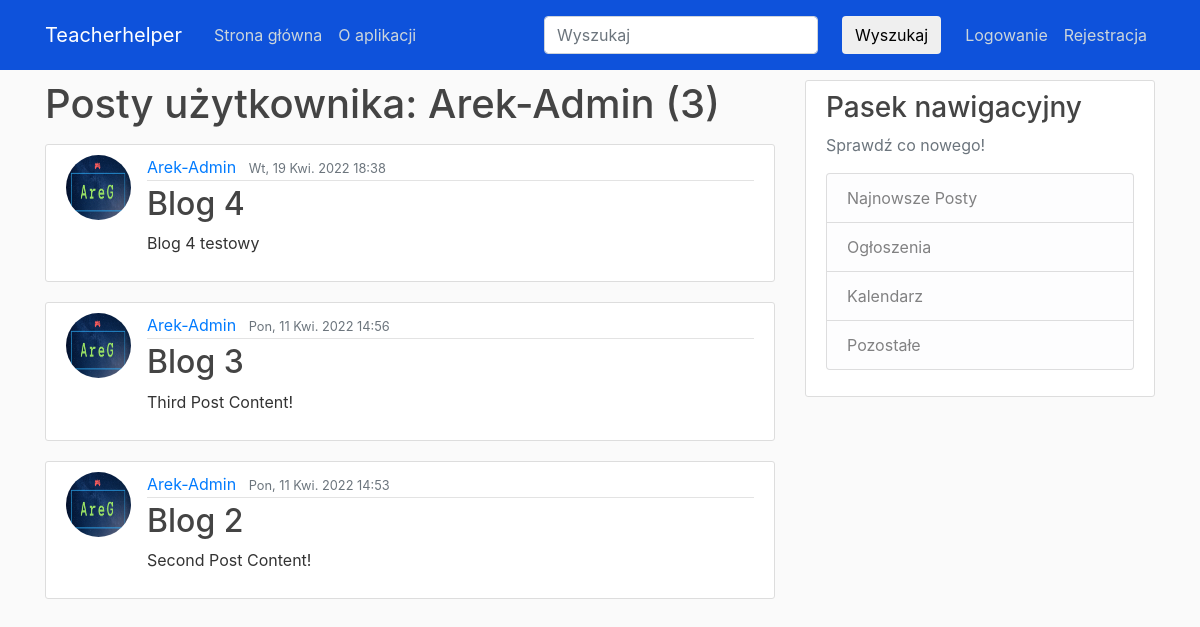
Page /user/Arek-Admin on the earlier database version.
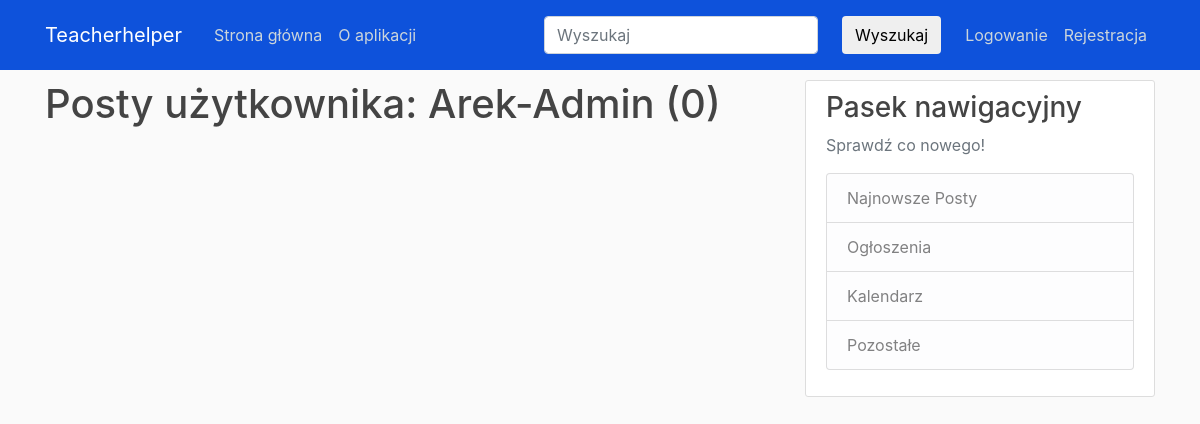
Same page on the later database version.
### blog/models.py (models this page shows, shortened)
class Post(models.Model):
    title = models.CharField(max_length=100, verbose_name='Temat zajęć: ')
    content = models.TextField(verbose_name='Materiały (linki, '
                                            'ciekawostki itp.): ', )
    uploaded_file = models.FileField(null=True, blank=True,
    upload_to='uploaded_files/',
    verbose_name='Dodaj jeden plik o dowolnym formacie lub paczkę w formacie .zip/.rar/.7z/.tar : ')
    visibility = models.BooleanField(
        verbose_name='Gdy zaznaczone - post będzie publiczny', default=True)
    date_posted = models.DateTimeField(default=timezone.now)
    author = models.ForeignKey(User, on_delete=models.CASCADE)

### users/models.py (models this page shows, shortened)
class Profile(models.Model):
    user = models.OneToOneField(User, on_delete=models.CASCADE)
    image = models.ImageField(default='default.jpg', upload_to='profile_pics', verbose_name='Avatar')

### blog/views.py (the view)
# urls.py: path('user/<username>', UserPostListView.as_view(), name='user-posts'),
class UserPostListView(ListView):
    model = Post
    template_name = 'blog/user_posts.html'
    context_object_name = 'posts'
    ordering = ['-date_posted']
    paginate_by = 5
    def get_queryset(self):
        if Post.visibility:
            user = get_object_or_404(User, username=self.kwargs.get('username'))
            return Post.objects.filter(author=user).order_by('-date_posted')

### blog/templates/blog/user_posts.html (shortened to what this page needs)
{% extends "blog/base.html" %}
{% block content %}
    <h1 class="mb-3">Posty użytkownika: {{ view.kwargs.username }} ({{ page_obj.paginator.count }})</h1>
    {% for post in posts %}
        {% if post.visibility == True or post.author.username == user.username %}
            <article class="media content-section">
            <img class="rounded-circle article-img" src="{{ post.author.profile.image.url }}">
            <div class="media-body">
                <div class="article-metadata">
                <a class="mr-2" href="{% url 'user-posts' post.author.username %}">{{ post.author }}</a>
                <small class="text-muted">{{ post.date_posted|date:'D, d N Y H:i' }}</small>
                </div>
                <h2><a class="article-title" href="{% url 'post-detail' post.id %}">{{ post.title }}</a></h2>
                <p class="article-content">{{ post.content }}</p>
            </div>
            </article>
        {% endif %}
        {% endfor %}
{% endblock content %}

Differences in the rows shown:
no longer on this page (row edited): Post: author.profile.image (picture), author "Arek-Admin", date_posted "Wt, 19 Kwi. 2022 18:38", title "Blog 4", content "Blog 4 testowy"
no longer on this page (row edited): Post: author.profile.image (picture), author "Arek-Admin", date_posted "Pon, 11 Kwi. 2022 14:56", title "Blog 3", content "Third Post Content!"
no longer on this page (row edited): Post: author.profile.image (picture), author "Arek-Admin", date_posted "Pon, 11 Kwi. 2022 14:53", title "Blog 2", content "Second Post Content!"
Other differences:
{{ page_obj.paginator.count }}: "3" → "0"
